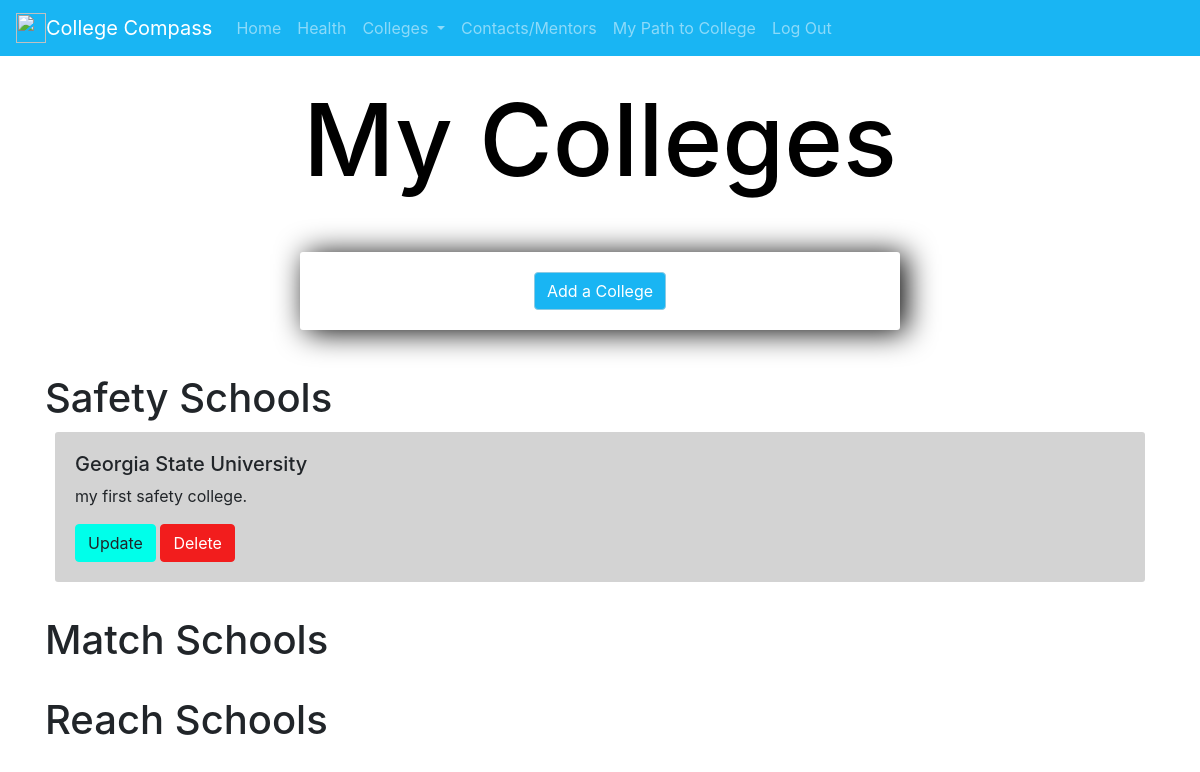
Page /mycolleges (signed in) on the committed database.
### mycolleges/models.py (models this page shows, shortened)
class College(models.Model):
    user = models.ForeignKey(User, on_delete=models.CASCADE, null=True, blank=True)
    name = models.CharField(max_length=200)
    college_choice = (
        ('Safety', 'Safety'),
        ('Match', 'Match'),
        ('Reach', 'Reach'),
    )
    category = models.CharField(max_length=30, blank=True, null=True, choices=college_choice)
    description = models.CharField(max_length=500)

### mycolleges/views.py (the view, shortened to what this page needs)
# urls.py: path('', include('index.urls')),
def index(request):
    colleges = College.objects.filter(user=request.user)
    form = CollegeForm()
    context = {'colleges': colleges, 'form': form}
    return render(request, 'mycolleges.html', context)

### mycolleges/templates/mycolleges.html (shortened to what this page needs)
{% extends "layout.html" %}
{% block content %}
  <section class="bgimage">
    <div class="overlay">
        <div class="container-fluid">
          <div class="row">
            <div class="col-lg-12 col-md-12 col-sm-12 col-xs-12" style="text-align:center;">
              <br style="font-size:150px;">
              <h1 style="font-size:100px; color: rgb(0, 0, 0);">My Colleges</h1>
            </div>
          </div>
        </div>
    </div>
  </section>
  <br style="height: 20px;">
  <div class="center-column">
    <div style="text-align: center;"><button onclick="showDiv()" class="btn btn-primary" style="background-color: #19b5f3; color: white;">Add a College</button></div>
  </div>
  <br>
  <div class="container">
    <div class="row justify-center">
      <div class="col-12">
        <header>
          <h1>Safety Schools</h1>
        </header>
        <div class="safeties-list">
          {% for college in colleges %}
            {% if college.category == "Safety" %}
            <div class="item-row">
                <h5>{{ college.name }}</h5>
                <p>{{ college.description }}</p>
                <a class="btn btn-info" href="{% url 'update_college' college.id %}">Update</a>
                <a class="btn btn-danger" href="{% url 'remove_college' college.id %}">Delete</a>
            </div>
            {% endif %}
          {% endfor %}
        </div>
      </div>
    </div>
  </div>
  <br style="height: 20px;">
  <div class="container">
    <div class="row justify-center">
      <div class="col-12">
        <header>
          <h1>Match Schools</h1>
        </header>
      </div>
    </div>
  </div>
  <br style="height: 20px;">
  <div class="container">
    <div class="row justify-center">
      <div class="col-12">
        <header>
          <h1>Reach Schools</h1>
        </header>
      </div>
    </div>
  </div>
  <div style="height: 200px;"></div>
{% endblock %}

### static/style.css (style rules this page uses)
.item-row { background-color: lightgray; margin: 10px; padding: 20px; border-radius: 3px; font-size: 16px; box-shadow: 0px -1px 10px 4-4px rgba(0, 0, 0, 0.75); }
.center-column { width: 600px; margin: 20px auto; padding: 20px; background-color: fff; border-radius: 3px; box-shadow: 6px 2px 30px 0px rgba(0, 0, 0.75); }

### rows in the picture
College: name "Georgia State University", description "my first safety college."
